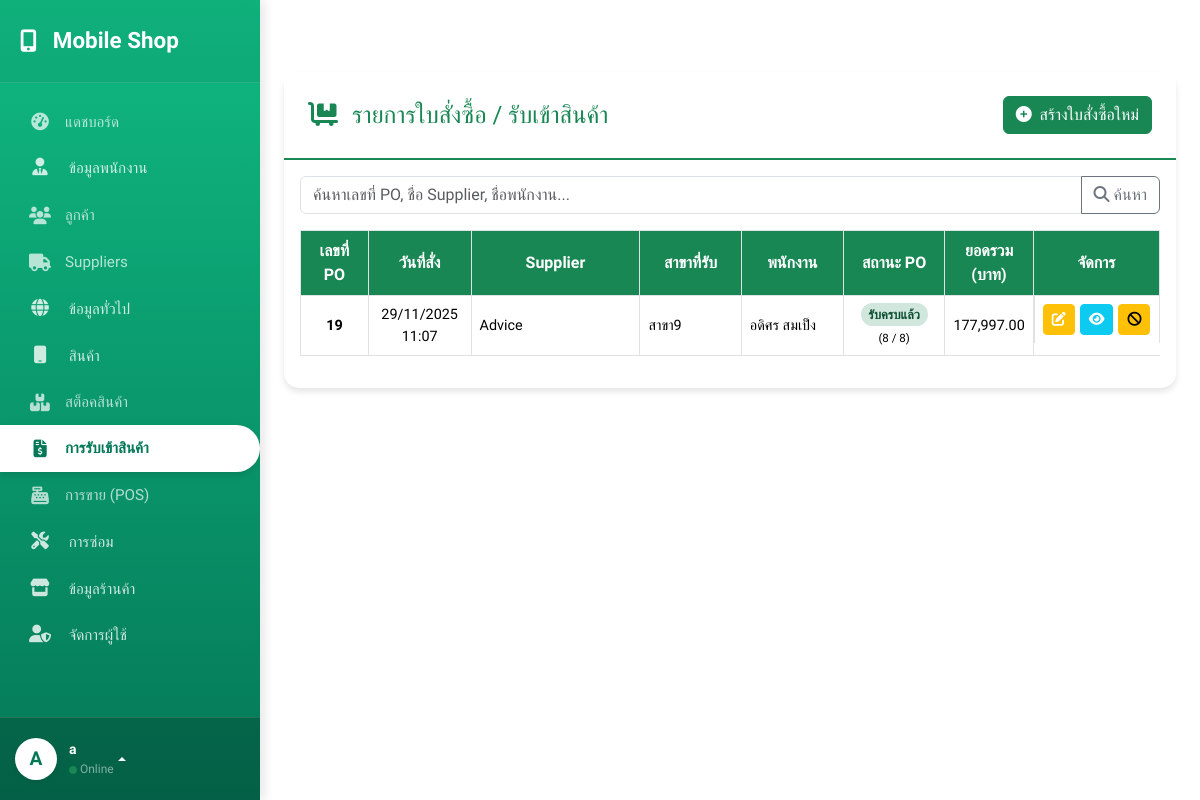
/purchase/purchase_order.php (signed in), run on an earlier commit of the app's database.
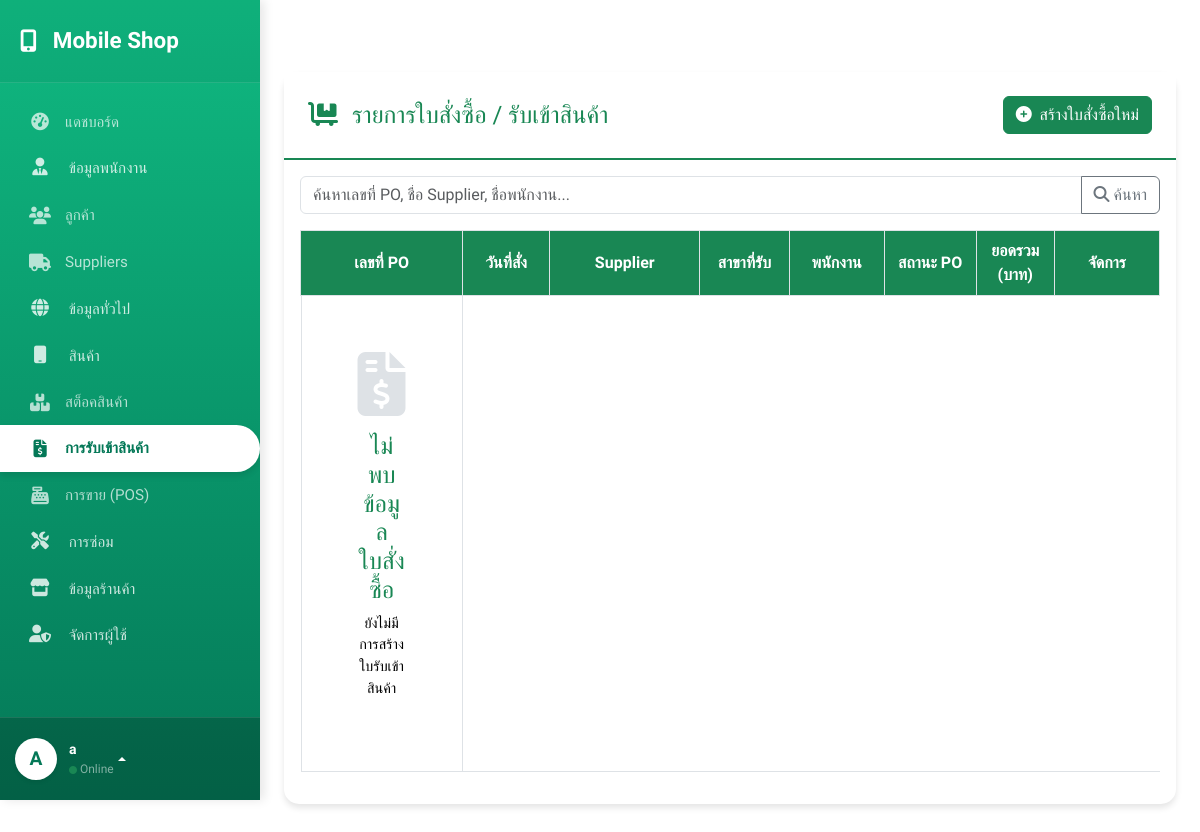
And on a later commit of the database.
### tables this page shows
CREATE TABLE `purchase_orders` (
  `purchase_id` int(11) NOT NULL,
  `purchase_date` datetime NOT NULL,
  `create_at` datetime NOT NULL DEFAULT current_timestamp(),
  `update_at` datetime NOT NULL DEFAULT current_timestamp(),
  `suppliers_supplier_id` int(6) NOT NULL,
  `branches_branch_id` int(3) NOT NULL,
  `employees_emp_id` int(6) NOT NULL,
  `po_status` enum('Pending','Completed','Cancelled') NOT NULL DEFAULT 'Pending',
  `cancel_comment` text DEFAULT NULL COMMENT 'เหตุผลการยกเลิก PO'
);

CREATE TABLE `suppliers` (
  `supplier_id` int(6) NOT NULL,
  `shop_info_shop_id` int(3) NOT NULL,
  `co_name` varchar(50) NOT NULL,
  `tax_id` varchar(20) DEFAULT NULL,
  `contact_firstname` varchar(50) DEFAULT NULL,
  `contact_lastname` varchar(50) DEFAULT NULL,
  `supplier_email` varchar(50) DEFAULT NULL,
  `supplier_phone_no` varchar(20) DEFAULT NULL,
  `create_at` datetime NOT NULL DEFAULT current_timestamp(),
  `update_at` datetime NOT NULL DEFAULT current_timestamp(),
  `prefixs_prefix_id` int(6) DEFAULT NULL,
  `Addresses_address_id` int(6) NOT NULL
);

CREATE TABLE `branches` (
  `branch_id` int(3) NOT NULL,
  `branch_code` varchar(30) DEFAULT NULL,
  `branch_name` varchar(50) NOT NULL,
  `branch_phone` varchar(20) NOT NULL,
  `create_at` datetime NOT NULL DEFAULT current_timestamp(),
  `update_at` datetime NOT NULL DEFAULT current_timestamp(),
  `Addresses_address_id` int(6) NOT NULL,
  `shop_info_shop_id` int(3) NOT NULL
);

CREATE TABLE `employees` (
  `emp_id` int(6) NOT NULL,
  `emp_code` varchar(20) NOT NULL,
  `emp_national_id` varchar(20) NOT NULL,
  `firstname_th` varchar(30) NOT NULL,
  `lastname_th` varchar(30) NOT NULL,
  `firstname_en` varchar(30) DEFAULT NULL,
  `lastname_en` varchar(30) DEFAULT NULL,
  `emp_phone_no` varchar(20) NOT NULL,
  `emp_email` varchar(75) DEFAULT NULL,
  `emp_line_id` varchar(30) DEFAULT NULL,
  `emp_birthday` date DEFAULT NULL,
  `create_at` datetime NOT NULL DEFAULT current_timestamp(),
  `update_at` datetime NOT NULL DEFAULT current_timestamp(),
  `emp_gender` enum('Male','Female') NOT NULL,
  `emp_status` enum('Active','Resigned') NOT NULL,
  `prefixs_prefix_id` int(6) NOT NULL,
  `Addresses_address_id` int(6) NOT NULL,
  `religions_religion_id` int(2) NOT NULL,
  `departments_dept_id` int(11) NOT NULL,
  `branches_branch_id` int(3) NOT NULL,
  `users_user_id` int(6) DEFAULT NULL COMMENT 'FK อ้างอิงตาราง users',
  `emp_image` varchar(255) DEFAULT NULL COMMENT 'ชื่อไฟล์รูปโปรไฟล์'
);

### global/sidebar.php (called while the page is built, shortened)
<?php
require_once '../config/config.php';
$sidebar_uid = $_SESSION['user_id'] ?? 0;
function isActive($keywords)
{
    $current_url = $_SERVER['PHP_SELF'];
    if (!is_array($keywords)) $keywords = [$keywords];
    foreach ($keywords as $key) {
        if (strpos($current_url, $key) !== false) return 'active';
    }
    return '';
}
function isExpanded($keywords)
{
    return isActive($keywords) ? 'show' : '';
}
function isGroupActive($keywords)
{
    return isActive($keywords) ? 'text-white fw-bold bg-white-10' : 'text-white-80';
}
?>
        <?php if (hasPermission($conn, $sidebar_uid, 'menu_manage_users')): ?>
            <a href="#sub-users" class="list-group-item list-group-item-action menu-toggle <?= isGroupActive(['permission.php', 'role.php']) ?>" data-bs-toggle="collapse" aria-expanded="<?= !empty(isExpanded(['permission.php', 'role.php'])) ? 'true' : 'false' ?>">
                <span><i class="fas fa-user-shield"></i> จัดการผู้ใช้</span>
            </a>
            <div class="collapse submenu <?= isExpanded(['permission.php', 'role.php']) ?>" id="sub-users">
                <a href="../permission/permission.php" class="list-group-item list-group-item-action <?= isActive('permission.php') ?>">สิทธิ์การใช้งาน</a>
                <a href="../role/role.php" class="list-group-item list-group-item-action <?= isActive('role.php') ?>">บทบาทผู้ใช้</a>
            </div>
        <?php endif; ?>

### config/functions.php (called while the page is built, shortened)
<?php
function hasPermission($conn, $user_id, $permission_name)
{
    $sql = "SELECT 1
            FROM user_roles ur
            JOIN role_permissions rp ON ur.roles_role_id = rp.roles_role_id
            JOIN permissions p ON rp.permissions_permission_id = p.permission_id
            WHERE ur.users_user_id = ?
            AND p.permission_name = ?
            LIMIT 1";
    $stmt = $conn->prepare($sql);
    $stmt->bind_param("is", $user_id, $permission_name);
    $stmt->execute();
    $result = $stmt->get_result();
    $has_perm = ($result->num_rows > 0);
    return $has_perm;
}

### purchase/purchase_order.php (the view, shortened to what the changed rows need)
<?php
require '../config/config.php';
$limit = 10;
$page = isset($_GET['page']) ? (int)$_GET['page'] : 1;
$offset = ($page - 1) * $limit;
$search = isset($_GET['search']) ? mysqli_real_escape_string($conn, trim($_GET['search'])) : '';
$where_conditions = [];
$where_clause = empty($where_conditions) ? '' : 'WHERE ' . implode(' AND ', $where_conditions);
$main_sql = "SELECT
                po.purchase_id,
                po.purchase_date,
                po.po_status,
                s.co_name as supplier_name,
                b.branch_name,
                e.firstname_th,
                e.lastname_th,
                (SELECT COUNT(*)
                 FROM order_details od
                 WHERE od.purchase_orders_purchase_id = po.purchase_id) as item_count,
                (SELECT SUM(od.price * od.amount)
                 FROM order_details od
                 WHERE od.purchase_orders_purchase_id = po.purchase_id) as total_amount,
                (SELECT SUM(od.amount)
                 FROM order_details od
                 WHERE od.purchase_orders_purchase_id = po.purchase_id) as total_quantity,
                (SELECT COUNT(DISTINCT sm.prod_stocks_stock_id)
                 FROM order_details od_sm
                 JOIN stock_movements sm ON od_sm.order_id = sm.ref_id AND sm.ref_table = 'order_details'
                 WHERE od_sm.purchase_orders_purchase_id = po.purchase_id) as received_quantity
            FROM purchase_orders po
            LEFT JOIN suppliers s ON po.suppliers_supplier_id = s.supplier_id
            LEFT JOIN branches b ON po.branches_branch_id = b.branch_id
            LEFT JOIN employees e ON po.employees_emp_id = e.emp_id
            $where_clause
            ORDER BY po.purchase_id DESC";
$count_result = mysqli_query($conn, "SELECT COUNT(*) as total FROM ($main_sql) as count_table");
$data_sql = $main_sql . " LIMIT $limit OFFSET $offset";
$result = mysqli_query($conn, $data_sql);
?>
<!DOCTYPE html>
<html lang="th">
<head>
    <link href="https://cdn.jsdelivr.net/npm/bootstrap@5.3.3/dist/css/bootstrap.min.css" rel="stylesheet">
    <link href="https://cdnjs.cloudflare.com/ajax/libs/font-awesome/6.5.1/css/all.min.css" rel="stylesheet">
    <?php require '../config/load_theme.php'; ?>
</head>
<body>
    <div class="d-flex" id="wrapper">
        <?php include '../global/sidebar.php'; ?>
        <div class="main-content w-100">
            <div class="container-fluid py-4">
                <div class="container-xl py-5">
                    <div class="card">
                        <div class="card-body">
                            <div class="table-responsive">
                                <table class="table table-bordered table-hover align-middle">
                                    <thead>
                                        <tr>
                                            <th width="8%">เลขที่ PO</th>
                                            <th width="12%">วันที่สั่ง</th>
                                            <th width="20%">Supplier</th>
                                            <th width="12%">สาขาที่รับ</th>
                                            <th width="12%">พนักงาน</th>
                                            <th width="12%">สถานะ PO</th>
                                            <th width="10%">ยอดรวม (บาท)</th>
                                            <th width="14%">จัดการ</th>
                                        </tr>
                                    </thead>
                                    <tbody>
                                        <?php if ($result->num_rows > 0): ?>
                                            <?php while ($row = $result->fetch_assoc()): ?>
                                                <?php
                                                $status_text = 'รอรับ';
                                                $status_class = 'status-pending';
                                                $total_qty = (int)$row['total_quantity'];
                                                $received_qty = (int)$row['received_quantity'];
                                                if ($row['po_status'] == 'Cancelled') {
                                                    $status_text = 'ยกเลิกแล้ว';
                                                    $status_class = 'status-cancelled';
                                                    $can_receive = false;
                                                } elseif ($received_qty > 0 && $received_qty < $total_qty) {
                                                    $status_text = 'รับแล้วบางส่วน';
                                                    $status_class = 'status-partial';
                                                } elseif ($received_qty >= $total_qty && $total_qty > 0) {
                                                    $status_text = 'รับครบแล้ว';
                                                    $status_class = 'status-completed';
                                                } elseif ($total_qty == 0) {
                                                    $status_text = 'ยังไม่สั่งของ';
                                                    $status_class = 'status-pending';
                                                    $can_receive = false;
                                                }
                                                if ($row['po_status'] == 'Pending' && $status_text == 'รับครบแล้ว') {
                                                    $status_text = 'รับครบแล้ว';
                                                    $status_class = 'status-completed';
                                                }
                                                ?>
                                                <tr>
                                                    <td class="text-center">
                                                        <strong><?= htmlspecialchars($row['purchase_id']) ?></strong>
                                                    </td>
                                                    <td class="text-center">
                                                        <?= date('d/m/Y H:i', strtotime($row['purchase_date'])) ?>
                                                    </td>
                                                    <td><?= htmlspecialchars($row['supplier_name'] ?? 'N/A') ?></td>
                                                    <td><?= htmlspecialchars($row['branch_name'] ?? 'N/A') ?></td>
                                                    <td><?= htmlspecialchars($row['firstname_th'] . ' ' . $row['lastname_th']) ?></td>
                                                    <td class="text-center">
                                                        <span class="status-badge <?= $status_class ?>"><?= $status_text ?></span>
                                                        <div style="font-size: 0.8em; margin-top: 4px;">
                                                            (<?= $received_qty ?> / <?= $total_qty ?>)
                                                        </div>
                                                    </td>
                                                    <td class="text-end">
                                                        <?= number_format($row['total_amount'] ?? 0, 2) ?>
                                                    </td>
                                                    <td class="text-center">
                                                        <?php if ($row['po_status'] == 'Pending'): ?>
                                                            <a href="edit_purchase_order.php?id=<?= $row['purchase_id'] ?>"
                                                                class="btn btn-edit btn-sm" title="แก้ไข PO">
                                                                <i class="fas fa-edit"></i>
                                                            </a>
                                                        <?php endif; ?>
                                                        <a href="view_purchase_order.php?id=<?= $row['purchase_id'] ?>"
                                                            class="btn btn-info btn-sm" title="ดูรายละเอียด">
                                                            <i class="fas fa-eye"></i>
                                                        </a>
                                                        <?php if ($row['po_status'] == 'Pending'): ?>
                                                            <button class="btn btn-warning btn-sm cancel-btn"
                                                                data-id="<?= $row['purchase_id'] ?>"
                                                                data-name="PO #<?= $row['purchase_id'] ?>"
                                                                title="ยกเลิก PO">
                                                                <i class="fas fa-ban"></i>
                                                            </button>
                                                        <?php endif; ?>
                                                    </td>
                                                </tr>
                                            <?php endwhile; ?>
                                        <?php else: ?>
                                            <tr>
                                                <td colspan="8">
                                                    <div class="empty-state">
                                                        <i class="fas fa-file-invoice-dollar"></i>
                                                        <h4>ไม่พบข้อมูลใบสั่งซื้อ</h4>
                                                        <?php if (!empty($search)): ?>
                                                            <p>ไม่พบข้อมูลที่ตรงกับคำค้นหา "<?= htmlspecialchars($search) ?>"</p>
                                                        <?php else: ?>
                                                            <p>ยังไม่มีการสร้างใบรับเข้าสินค้า</p>
                                                        <?php endif; ?>
                                                    </div>
                                                </td>
                                            </tr>
                                        <?php endif; ?>
                                    </tbody>
                                </table>
                            </div>
                        </div>
                    </div>
                </div>
            </div>
        </div>
    </div>
</body>
</html>

What changed in the data, as far as the page shows it:
removed purchase_orders: purchase_id "19", purchase_date "29/11/2025 11:07", suppliers.co_name "Advice", branches.branch_name "สาขา9", employees.firstname_th+lastname_th "อดิศร สมเป็ง", status_text "รับครบแล้ว", received_qty "8", total_qty "8", total_amount "177,997.00"
Also different on the page:
text now shown: "ไม่พบข้อมูลใบสั่งซื้อ ยังไม่มีการสร้างใบรับเข้าสินค้า"
